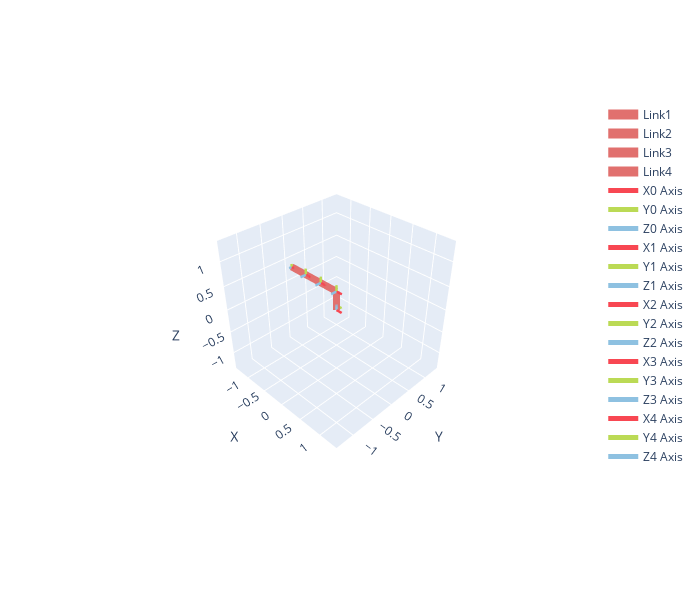
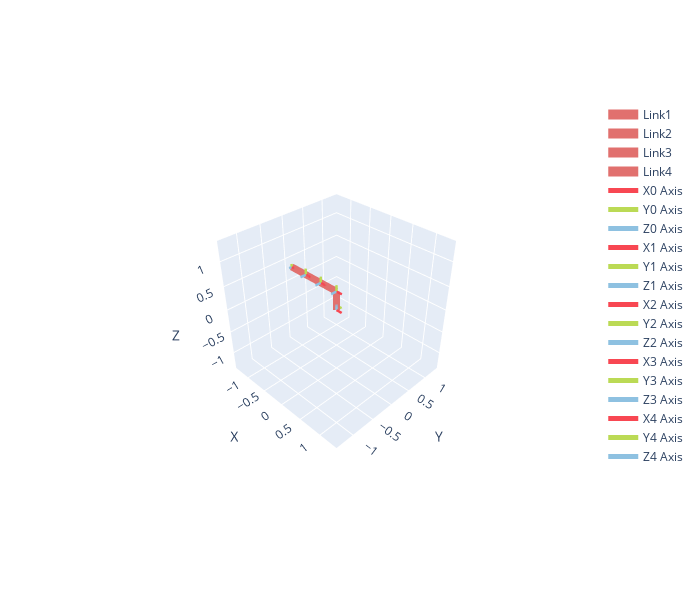

Write notebook code for charts like these, in order.
### Markdown cell above
## DH Models

### Generic Models
We can easily define a robotic manipulate using DH parameters in RoboSandbox. To give a quick start, several pre-defined models are offered **from 2 Dofs to 7 Dofs**:

### Code cell
import robosandbox.models.DH.Generic as generic
robot4 = generic.GenericFour()
robot4.plotly(robot4.qz, fig=go.Figure()) # In the Marimo notebook, use the "fig" parameter for improved visual effects.

### Figure 1 — Plotly figure (JSON) as saved in the notebook; plotly's stock layout.template omitted (floating-point values rounded to 4 significant figures)
{"data": [{"line": {"color": "#E1706E", "width": 14}, "mode": "lines", "name": "Link1", "type": "scatter3d", "x": [0.0, 0.0], "y": [0.0, 0.0], "z": [0.0, 0.4]}, {"line": {"color": "#E1706E", "width": 14}, "mode": "lines", "name": "Link2", "type": "scatter3d", "x": [0.0, -0.4], "y": [0.0, 0.0], "z": [0.4, 0.4]}, {"line": {"color": "#E1706E", "width": 14}, "mode": "lines", "name": "Link3", "type": "scatter3d", "x": [-0.4, -0.8], "y": [0.0, 0.0], "z": [0.4, 0.4]}, {"line": {"color": "#E1706E", "width": 14}, "mode": "lines", "name": "Link4", "type": "scatter3d", "x": [-0.8, -1.2], "y": [0.0, 0.0], "z": [0.4, 0.4]}, {"line": {"color": "#F84752", "width": 5}, "mode": "lines", "name": "X0 Axis", "type": "scatter3d", "x": [0, 0.13], "y": [0, 0], "z": [0, 0]}, {"cmax": 1, "cmin": 0, "colorscale": [[0, "#F84752"], [1, "#F84752"]], "showscale": false, "sizemode": "absolute", "sizeref": 0.013, "type": "cone", "u": [1], "v": [0], "w": [0], "x": [0.13], "y": [0], "z": [0]}, {"line": {"color": "#BBDA55", "width": 5}, "mode": "lines", "name": "Y0 Axis", "type": "scatter3d", "x": [0, 0], "y": [0, 0.13], "z": [0, 0]}, {"cmax": 1, "cmin": 0, "colorscale": [[0, "#BBDA55"], [1, "#BBDA55"]], "showscale": false, "sizemode": "absolute", "sizeref": 0.013, "type": "cone", "u": [0], "v": [1], "w": [0], "x": [0], "y": [0.13], "z": [0]}, {"line": {"color": "#8EC1E1", "width": 5}, "mode": "lines", "name": "Z0 Axis", "type": "scatter3d", "x": [0, 0], "y": [0, 0], "z": [0, 0.13]}, {"cmax": 1, "cmin": 0, "colorscale": [[0, "#8EC1E1"], [1, "#8EC1E1"]], "showscale": false, "sizemode": "absolute", "sizeref": 0.013, "type": "cone", "u": [0], "v": [0], "w": [1], "x": [0], "y": [0], "z": [0.13]}, {"line": {"color": "#F84752", "width": 5}, "mode": "lines", "name": "X1 Axis", "type": "scatter3d", "x": [0, 0.13], "y": [0, 0], "z": [0.4, 0.4]}, {"cmax": 1, "cmin": 0, "colorscale": [[0, "#F84752"], [1, "#F84752"]], "showscale": false, "sizemode": "absolute", "sizeref": 0.013, "type": "cone", "u": [1], "v": [0], "w": [0], "x": [0.13], "y": [0], "z": [0.4]}, {"line": {"color": "#BBDA55", "width": 5}, "mode": "lines", "name": "Y1 Axis", "type": "scatter3d", "x": [0, 0], "y": [0, 7.96e-18], "z": [0.4, 0.53]}, {"cmax": 1, "cmin": 0, "colorscale": [[0, "#BBDA55"], [1, "#BBDA55"]], "showscale": false, "sizemode": "absolute", "sizeref": 0.013, "type": "cone", "u": [0], "v": [6.123e-17], "w": [1], "x": [0], "y": [7.96e-18], "z": [0.53]}, {"line": {"color": "#8EC1E1", "width": 5}, "mode": "lines", "name": "Z1 Axis", "type": "scatter3d", "x": [0, 0], "y": [0, -0.13], "z": [0.4, 0.4]}, {"cmax": 1, "cmin": 0, "colorscale": [[0, "#8EC1E1"], [1, "#8EC1E1"]], "showscale": false, "sizemode": "absolute", "sizeref": 0.013, "type": "cone", "u": [0], "v": [-1], "w": [6.123e-17], "x": [0], "y": [-0.13], "z": [0.4]}, {"line": {"color": "#F84752", "width": 5}, "mode": "lines", "name": "X2 Axis", "type": "scatter3d", "x": [-0.4, -0.27], "y": [0, 0], "z": [0.4, 0.4]}, {"cmax": 1, "cmin": 0, "colorscale": [[0, "#F84752"], [1, "#F84752"]], "showscale": false, "sizemode": "absolute", "sizeref": 0.013, "type": "cone", "u": [1], "v": [0], "w": [0], "x": [-0.27], "y": [0], "z": [0.4]}, {"line": {"color": "#BBDA55", "width": 5}, "mode": "lines", "name": "Y2 Axis", "type": "scatter3d", "x": [-0.4, -0.4], "y": [0, 7.96e-18], "z": [0.4, 0.53]}, {"cmax": 1, "cmin": 0, "colorscale": [[0, "#BBDA55"], [1, "#BBDA55"]], "showscale": false, "sizemode": "absolute", "sizeref": 0.013, "type": "cone", "u": [0], "v": [6.123e-17], "w": [1], "x": [-0.4], "y": [7.96e-18], "z": [0.53]}, {"line": {"color": "#8EC1E1", "width": 5}, "mode": "lines", "name": "Z2 Axis", "type": "scatter3d", "x": [-0.4, -0.4], "y": [0, -0.13], "z": [0.4, 0.4]}, {"cmax": 1, "cmin": 0, "colorscale": [[0, "#8EC1E1"], [1, "#8EC1E1"]], "showscale": false, "sizemode": "absolute", "sizeref": 0.013, "type": "cone", "u": [0], "v": [-1], "w": [6.123e-17], "x": [-0.4], "y": [-0.13], "z": [0.4]}, {"line": {"color": "#F84752", "width": 5}, "mode": "lines", "name": "X3 Axis", "type": "scatter3d", "x": [-0.8, -0.67], "y": [0, 0], "z": [0.4, 0.4]}, {"cmax": 1, "cmin": 0, "colorscale": [[0, "#F84752"], [1, "#F84752"]], "showscale": false, "sizemode": "absolute", "sizeref": 0.013, "type": "cone", "u": [1], "v": [0], "w": [0], "x": [-0.67], "y": [0], "z": [0.4]}, {"line": {"color": "#BBDA55", "width": 5}, "mode": "lines", "name": "Y3 Axis", "type": "scatter3d", "x": [-0.8, -0.8], "y": [0, 7.96e-18], "z": [0.4, 0.53]}, {"cmax": 1, "cmin": 0, "colorscale": [[0, "#BBDA55"], [1, "#BBDA55"]], "showscale": false, "sizemode": "absolute", "sizeref": 0.013, "type": "cone", "u": [0], "v": [6.123e-17], "w": [1], "x": [-0.8], "y": [7.96e-18], "z": [0.53]}, {"line": {"color": "#8EC1E1", "width": 5}, "mode": "lines", "name": "Z3 Axis", "type": "scatter3d", "x": [-0.8, -0.8], "y": [0, -0.13], "z": [0.4, 0.4]}, {"cmax": 1, "cmin": 0, "colorscale": [[0, "#8EC1E1"], [1, "#8EC1E1"]], "showscale": false, "sizemode": "absolute", "sizeref": 0.013, "type": "cone", "u": [0], "v": [-1], "w": [6.123e-17], "x": [-0.8], "y": [-0.13], "z": [0.4]}, {"line": {"color": "#F84752", "width": 5}, "mode": "lines", "name": "X4 Axis", "type": "scatter3d", "x": [-1.2, -1.135], "y": [0, 0], "z": [0.4, 0.4]}, {"cmax": 1, "cmin": 0, "colorscale": [[0, "#F84752"], [1, "#F84752"]], "showscale": false, "sizemode": "absolute", "sizeref": 0.0065, "type": "cone", "u": [1], "v": [0], "w": [0], "x": [-1.135], "y": [0], "z": [0.4]}, {"line": {"color": "#BBDA55", "width": 5}, "mode": "lines", "name": "Y4 Axis", "type": "scatter3d", "x": [-1.2, -1.2], "y": [0, 3.98e-18], "z": [0.4, 0.465]}, {"cmax": 1, "cmin": 0, "colorscale": [[0, "#BBDA55"], [1, "#BBDA55"]], "showscale": false, "sizemode": "absolute", "sizeref": 0.0065, "type": "cone", "u": [0], "v": [6.123e-17], "w": [1], "x": [-1.2], "y": [3.98e-18], "z": [0.465]}, {"line": {"color": "#8EC1E1", "width": 5}, "mode": "lines", "name": "Z4 Axis", "type": "scatter3d", "x": [-1.2, -1.2], "y": [0, -0.065], "z": [0.4, 0.4]}, {"cmax": 1, "cmin": 0, "colorscale": [[0, "#8EC1E1"], [1, "#8EC1E1"]], "showscale": false, "sizemode": "absolute", "sizeref": 0.0065, "type": "cone", "u": [0], "v": [-1], "w": [6.123e-17], "x": [-1.2], "y": [-0.065], "z": [0.4]}], "layout": {"height": 600, "scene": {"aspectmode": "cube", "camera": {"center": {"x": 0, "y": 0, "z": 0}, "eye": {"x": 1.897, "y": -1.897, "z": 1.897}, "up": {"x": 0, "y": 0, "z": 1}}, "xaxis": {"nticks": 10, "range": [-1.391, 1.391], "title": {"text": "X"}}, "yaxis": {"nticks": 10, "range": [-1.391, 1.391], "title": {"text": "Y"}}, "zaxis": {"nticks": 10, "range": [-1.391, 1.391], "title": {"text": "Z"}}}, "width": 700}}

### Figure 2 — Plotly figure (JSON) as saved in the notebook; plotly's stock layout.template omitted (floating-point values rounded to 4 significant figures)
{"data": [{"line": {"color": "#E1706E", "width": 14}, "mode": "lines", "name": "Link1", "type": "scatter3d", "x": [0.0, 0.0], "y": [0.0, 0.0], "z": [0.0, 0.4]}, {"line": {"color": "#E1706E", "width": 14}, "mode": "lines", "name": "Link2", "type": "scatter3d", "x": [0.0, -0.4], "y": [0.0, 0.0], "z": [0.4, 0.4]}, {"line": {"color": "#E1706E", "width": 14}, "mode": "lines", "name": "Link3", "type": "scatter3d", "x": [-0.4, -0.8], "y": [0.0, 0.0], "z": [0.4, 0.4]}, {"line": {"color": "#E1706E", "width": 14}, "mode": "lines", "name": "Link4", "type": "scatter3d", "x": [-0.8, -1.2], "y": [0.0, 0.0], "z": [0.4, 0.4]}, {"line": {"color": "#F84752", "width": 5}, "mode": "lines", "name": "X0 Axis", "type": "scatter3d", "x": [0, 0.13], "y": [0, 0], "z": [0, 0]}, {"cmax": 1, "cmin": 0, "colorscale": [[0, "#F84752"], [1, "#F84752"]], "showscale": false, "sizemode": "absolute", "sizeref": 0.013, "type": "cone", "u": [1], "v": [0], "w": [0], "x": [0.13], "y": [0], "z": [0]}, {"line": {"color": "#BBDA55", "width": 5}, "mode": "lines", "name": "Y0 Axis", "type": "scatter3d", "x": [0, 0], "y": [0, 0.13], "z": [0, 0]}, {"cmax": 1, "cmin": 0, "colorscale": [[0, "#BBDA55"], [1, "#BBDA55"]], "showscale": false, "sizemode": "absolute", "sizeref": 0.013, "type": "cone", "u": [0], "v": [1], "w": [0], "x": [0], "y": [0.13], "z": [0]}, {"line": {"color": "#8EC1E1", "width": 5}, "mode": "lines", "name": "Z0 Axis", "type": "scatter3d", "x": [0, 0], "y": [0, 0], "z": [0, 0.13]}, {"cmax": 1, "cmin": 0, "colorscale": [[0, "#8EC1E1"], [1, "#8EC1E1"]], "showscale": false, "sizemode": "absolute", "sizeref": 0.013, "type": "cone", "u": [0], "v": [0], "w": [1], "x": [0], "y": [0], "z": [0.13]}, {"line": {"color": "#F84752", "width": 5}, "mode": "lines", "name": "X1 Axis", "type": "scatter3d", "x": [0, 0.13], "y": [0, 0], "z": [0.4, 0.4]}, {"cmax": 1, "cmin": 0, "colorscale": [[0, "#F84752"], [1, "#F84752"]], "showscale": false, "sizemode": "absolute", "sizeref": 0.013, "type": "cone", "u": [1], "v": [0], "w": [0], "x": [0.13], "y": [0], "z": [0.4]}, {"line": {"color": "#BBDA55", "width": 5}, "mode": "lines", "name": "Y1 Axis", "type": "scatter3d", "x": [0, 0], "y": [0, 7.96e-18], "z": [0.4, 0.53]}, {"cmax": 1, "cmin": 0, "colorscale": [[0, "#BBDA55"], [1, "#BBDA55"]], "showscale": false, "sizemode": "absolute", "sizeref": 0.013, "type": "cone", "u": [0], "v": [6.123e-17], "w": [1], "x": [0], "y": [7.96e-18], "z": [0.53]}, {"line": {"color": "#8EC1E1", "width": 5}, "mode": "lines", "name": "Z1 Axis", "type": "scatter3d", "x": [0, 0], "y": [0, -0.13], "z": [0.4, 0.4]}, {"cmax": 1, "cmin": 0, "colorscale": [[0, "#8EC1E1"], [1, "#8EC1E1"]], "showscale": false, "sizemode": "absolute", "sizeref": 0.013, "type": "cone", "u": [0], "v": [-1], "w": [6.123e-17], "x": [0], "y": [-0.13], "z": [0.4]}, {"line": {"color": "#F84752", "width": 5}, "mode": "lines", "name": "X2 Axis", "type": "scatter3d", "x": [-0.4, -0.27], "y": [0, 0], "z": [0.4, 0.4]}, {"cmax": 1, "cmin": 0, "colorscale": [[0, "#F84752"], [1, "#F84752"]], "showscale": false, "sizemode": "absolute", "sizeref": 0.013, "type": "cone", "u": [1], "v": [0], "w": [0], "x": [-0.27], "y": [0], "z": [0.4]}, {"line": {"color": "#BBDA55", "width": 5}, "mode": "lines", "name": "Y2 Axis", "type": "scatter3d", "x": [-0.4, -0.4], "y": [0, 7.96e-18], "z": [0.4, 0.53]}, {"cmax": 1, "cmin": 0, "colorscale": [[0, "#BBDA55"], [1, "#BBDA55"]], "showscale": false, "sizemode": "absolute", "sizeref": 0.013, "type": "cone", "u": [0], "v": [6.123e-17], "w": [1], "x": [-0.4], "y": [7.96e-18], "z": [0.53]}, {"line": {"color": "#8EC1E1", "width": 5}, "mode": "lines", "name": "Z2 Axis", "type": "scatter3d", "x": [-0.4, -0.4], "y": [0, -0.13], "z": [0.4, 0.4]}, {"cmax": 1, "cmin": 0, "colorscale": [[0, "#8EC1E1"], [1, "#8EC1E1"]], "showscale": false, "sizemode": "absolute", "sizeref": 0.013, "type": "cone", "u": [0], "v": [-1], "w": [6.123e-17], "x": [-0.4], "y": [-0.13], "z": [0.4]}, {"line": {"color": "#F84752", "width": 5}, "mode": "lines", "name": "X3 Axis", "type": "scatter3d", "x": [-0.8, -0.67], "y": [0, 0], "z": [0.4, 0.4]}, {"cmax": 1, "cmin": 0, "colorscale": [[0, "#F84752"], [1, "#F84752"]], "showscale": false, "sizemode": "absolute", "sizeref": 0.013, "type": "cone", "u": [1], "v": [0], "w": [0], "x": [-0.67], "y": [0], "z": [0.4]}, {"line": {"color": "#BBDA55", "width": 5}, "mode": "lines", "name": "Y3 Axis", "type": "scatter3d", "x": [-0.8, -0.8], "y": [0, 7.96e-18], "z": [0.4, 0.53]}, {"cmax": 1, "cmin": 0, "colorscale": [[0, "#BBDA55"], [1, "#BBDA55"]], "showscale": false, "sizemode": "absolute", "sizeref": 0.013, "type": "cone", "u": [0], "v": [6.123e-17], "w": [1], "x": [-0.8], "y": [7.96e-18], "z": [0.53]}, {"line": {"color": "#8EC1E1", "width": 5}, "mode": "lines", "name": "Z3 Axis", "type": "scatter3d", "x": [-0.8, -0.8], "y": [0, -0.13], "z": [0.4, 0.4]}, {"cmax": 1, "cmin": 0, "colorscale": [[0, "#8EC1E1"], [1, "#8EC1E1"]], "showscale": false, "sizemode": "absolute", "sizeref": 0.013, "type": "cone", "u": [0], "v": [-1], "w": [6.123e-17], "x": [-0.8], "y": [-0.13], "z": [0.4]}, {"line": {"color": "#F84752", "width": 5}, "mode": "lines", "name": "X4 Axis", "type": "scatter3d", "x": [-1.2, -1.135], "y": [0, 0], "z": [0.4, 0.4]}, {"cmax": 1, "cmin": 0, "colorscale": [[0, "#F84752"], [1, "#F84752"]], "showscale": false, "sizemode": "absolute", "sizeref": 0.0065, "type": "cone", "u": [1], "v": [0], "w": [0], "x": [-1.135], "y": [0], "z": [0.4]}, {"line": {"color": "#BBDA55", "width": 5}, "mode": "lines", "name": "Y4 Axis", "type": "scatter3d", "x": [-1.2, -1.2], "y": [0, 3.98e-18], "z": [0.4, 0.465]}, {"cmax": 1, "cmin": 0, "colorscale": [[0, "#BBDA55"], [1, "#BBDA55"]], "showscale": false, "sizemode": "absolute", "sizeref": 0.0065, "type": "cone", "u": [0], "v": [6.123e-17], "w": [1], "x": [-1.2], "y": [3.98e-18], "z": [0.465]}, {"line": {"color": "#8EC1E1", "width": 5}, "mode": "lines", "name": "Z4 Axis", "type": "scatter3d", "x": [-1.2, -1.2], "y": [0, -0.065], "z": [0.4, 0.4]}, {"cmax": 1, "cmin": 0, "colorscale": [[0, "#8EC1E1"], [1, "#8EC1E1"]], "showscale": false, "sizemode": "absolute", "sizeref": 0.0065, "type": "cone", "u": [0], "v": [-1], "w": [6.123e-17], "x": [-1.2], "y": [-0.065], "z": [0.4]}], "layout": {"height": 600, "scene": {"aspectmode": "cube", "camera": {"center": {"x": 0, "y": 0, "z": 0}, "eye": {"x": 1.897, "y": -1.897, "z": 1.897}, "up": {"x": 0, "y": 0, "z": 1}}, "xaxis": {"nticks": 10, "range": [-1.391, 1.391], "title": {"text": "X"}}, "yaxis": {"nticks": 10, "range": [-1.391, 1.391], "title": {"text": "Y"}}, "zaxis": {"nticks": 10, "range": [-1.391, 1.391], "title": {"text": "Z"}}}, "width": 700}}
